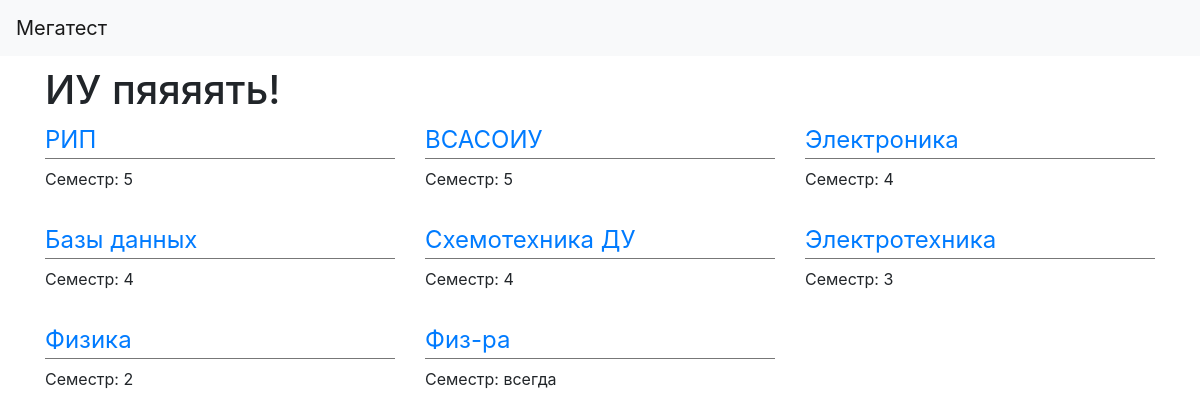
The page / on the database its author committed.
### lab_4/models.py (models this page shows, shortened)
class Subject(models.Model):
    name = models.TextField()
    semester = models.IntegerField()
    teachers = models.ManyToManyField(Teacher, related_name='subjects')

### lab_4/views.py (the view)
# urls.py: path(r'', IndexView.as_view(), name='index')
class IndexView(TemplateView):
    def get(self, *args, **kwargs):
        data = {
            'subjects': Subject.objects.all().order_by('-semester'),
            'front_page': True
        }
        return render(self.request, 'index.html', data)

### templates/index.html
{% extends 'main.html' %}
{% block content %}
    <h1>ИУ пяяяять!</h1>
    <div class="row">
        {% for subject in subjects %}
            <div class="col-md-4 col-sm-6 col-xs-12 subject">
                <legend><a href="{% url 'subject' subject.id %}">{{ subject.name }}</a></legend>
                <div>
                    <div>Семестр: {{ subject.semester|default:"всегда" }}</div>
                </div>
            </div>
        {% endfor %}
    </div>
{% endblock %}

### templates/main.html (shortened to what this page needs)
{% load static %}
<!DOCTYPE html>
<html>
<head>
    <link rel="stylesheet" href="https://stackpath.bootstrapcdn.com/bootstrap/4.1.3/css/bootstrap.min.css">
    <link rel="stylesheet" href="{% static "css/style.css" %}" />
</head>
<body>
    <nav class="navbar navbar-light bg-light">
        <a class="navbar-brand" href="{% url 'index' %}">
            Мегатест
        </a>
    </nav>
   <div class="container">
       {% block content %}{% endblock %}
   </div>
</body>
</html>

### static/css/style.css (style rules this page uses)
.container { padding-top: 10px; }
.subject { min-height: 100px; }
.subject legend { border-bottom: 1px solid #777; }

### rows shown on the page
Subject: name "РИП", semester "5"
Subject: name "ВСАСОИУ", semester "5"
Subject: name "Электроника", semester "4"
Subject: name "Базы данных", semester "4"
Subject: name "Схемотехника ДУ", semester "4"
Subject: name "Электротехника", semester "3"
Subject: name "Физика", semester "2"
Subject: name "Физ-ра", semester "всегда"
